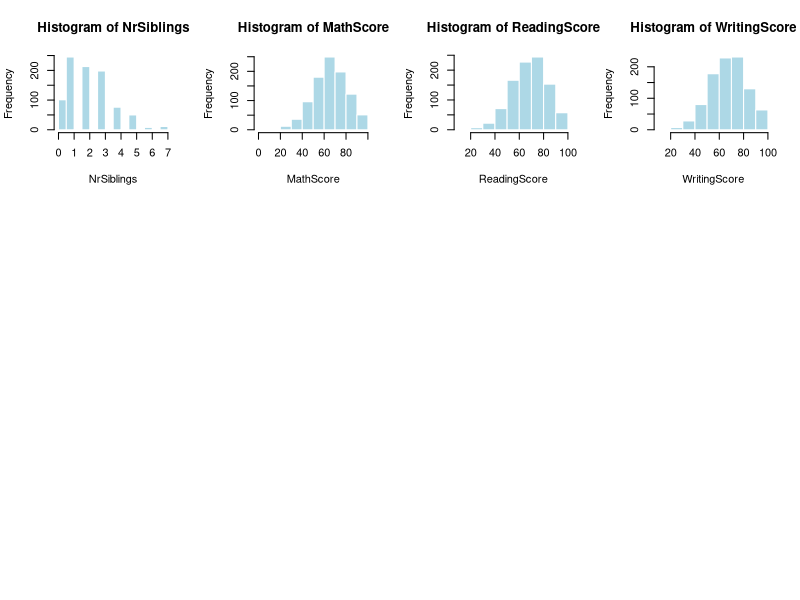

R code for this plot:
## ---- chunk 1
knitr::opts_chunk$set(echo = TRUE)
library(tidyverse)
library(MASS)
## ---- chunk 2
data = read.csv("Project_1_data.csv")
## ---- chunk 3
# Load necessary library
library(ggplot2)

# Load your dataset
data <- read.csv("Project_1_data.csv")

# Select only numeric variables
numeric_data <- data[sapply(data, is.numeric)]

# Set up the plotting area to accommodate all 11 histograms
par(mfrow = c(3, 4)) # 3 rows and 4 columns (will leave one empty space for 11 variables)

# Create histograms for each numeric variable
for (variable in names(numeric_data)) {
  hist(numeric_data[[variable]], 
       main = paste("Histogram of", variable), 
       col = "lightblue", 
       xlab = variable, 
       border = "white")
}
par(mfrow = c(1, 1))
## ---- chunk 4
data$Gender <- as.factor(data$Gender)
data$EthnicGroup <- as.factor(data$EthnicGroup)
data$ParentEduc <- as.factor(data$ParentEduc)
data$LunchType <- as.factor(data$LunchType)
data$TestPrep <- as.factor(data$TestPrep)
data$ParentMaritalStatus <- as.factor(data$ParentMaritalStatus)
data$PracticeSport <- as.factor(data$PracticeSport)
data$IsFirstChild <- as.factor(data$IsFirstChild)
data$TransportMeans <- as.factor(data$TransportMeans)
data$WklyStudyHours <- as.factor(data$WklyStudyHours)

# Handle missing values by removing rows with NA
data <- na.omit(data)

# Define the full model for MathScore
math_full_model <- lm(MathScore ~ Gender + EthnicGroup + ParentEduc + LunchType + TestPrep +
                        ParentMaritalStatus + PracticeSport + IsFirstChild + NrSiblings +
                        TransportMeans + WklyStudyHours, data = data)

# Perform stepwise model selection
math_selected_model <- stepAIC(math_full_model, direction = "both", trace = FALSE)
math_selected_model
# Display the summary of the selected model
cat("\nSelected Model for MathScore:\n")
summary(math_selected_model)

# Make predictions using the selected model
math_predictions <- predict(math_selected_model, newdata = data)

# Combine actual and predicted values for MathScore
math_results <- data.frame(
  Actual_MathScore = data$MathScore,
  Predicted_MathScore = math_predictions
)

# Save results to a CSV file
write.csv(math_results, "math_score_predictions.csv", row.names = FALSE)
## ---- chunk 5
reading_full_model <- lm(ReadingScore ~ Gender + EthnicGroup + ParentEduc + LunchType + TestPrep +
                        ParentMaritalStatus + PracticeSport + IsFirstChild + NrSiblings +
                        TransportMeans + WklyStudyHours, data = data)

# Perform stepwise model selection
reading_selected_model <- stepAIC(reading_full_model, direction = "both", trace = FALSE)
reading_selected_model
# Display the summary of the selected model
cat("\nSelected Model for Reading:\n")
summary(reading_selected_model)

# Make predictions using the selected model
reading_predictions <- predict(reading_selected_model, newdata = data)

# Combine actual and predicted values for MathScore
reading_results <- data.frame(
  Actual_ReadingScore = data$ReadingScore,
  Predicted_ReadingScore = reading_predictions
)

# Save results to a CSV file
write.csv(reading_results, "reading_score_predictions.csv", row.names = FALSE)
## ---- chunk 6
writing_full_model <- lm(WritingScore ~ Gender + EthnicGroup + ParentEduc + LunchType + TestPrep +
                        ParentMaritalStatus + PracticeSport + IsFirstChild + NrSiblings +
                        TransportMeans + WklyStudyHours, data = data)

# Perform stepwise model selection
writing_selected_model <- stepAIC(writing_full_model, direction = "both", trace = FALSE)
writing_selected_model
# Display the summary of the selected model
cat("\nSelected Model for WritingScore:\n")
summary(writing_selected_model)

# Make predictions using the selected model
writing_predictions <- predict(writing_selected_model, newdata = data)

# Combine actual and predicted values for MathScore
writing_results <- data.frame(
  Actual_WritingScore = data$WritingScore,
  Predicted_WritingScore = writing_predictions
)

# Save results to a CSV file
write.csv(writing_results, "writing_score_predictions.csv", row.names = FALSE)
